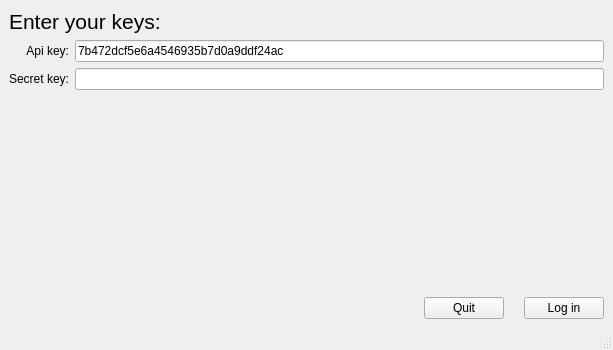
<?xml version="1.0" encoding="UTF-8"?>
<ui version="4.0">
 <class>LogIn</class>
 <widget class="QMainWindow" name="LogIn">
  <property name="geometry">
   <rect>
    <x>0</x>
    <y>0</y>
    <width>613</width>
    <height>350</height>
   </rect>
  </property>
  <property name="windowTitle">
   <string>MainWindow</string>
  </property>
  <widget class="QWidget" name="centralwidget">
   <layout class="QVBoxLayout" name="verticalLayout">
    <item>
     <widget class="QLabel" name="label_3">
      <property name="font">
       <font>
        <pointsize>16</pointsize>
       </font>
      </property>
      <property name="text">
       <string>Enter your keys:</string>
      </property>
     </widget>
    </item>
    <item>
     <layout class="QFormLayout" name="formLayout">
      <property name="labelAlignment">
       <set>Qt::AlignRight|Qt::AlignTrailing|Qt::AlignVCenter</set>
      </property>
      <item row="0" column="0">
       <widget class="QLabel" name="label">
        <property name="text">
         <string>Api key:</string>
        </property>
        <property name="alignment">
         <set>Qt::AlignRight|Qt::AlignTrailing|Qt::AlignVCenter</set>
        </property>
       </widget>
      </item>
      <item row="0" column="1">
       <widget class="QLineEdit" name="lineEditApiKey">
        <property name="text">
         <string>7b472dcf5e6a4546935b7d0a9ddf24ac</string>
        </property>
       </widget>
      </item>
      <item row="1" column="0">
       <widget class="QLabel" name="label_2">
        <property name="text">
         <string>Secret key:</string>
        </property>
        <property name="alignment">
         <set>Qt::AlignRight|Qt::AlignTrailing|Qt::AlignVCenter</set>
        </property>
       </widget>
      </item>
      <item row="1" column="1">
       <widget class="QLineEdit" name="lineEditSecretKey">
        <property name="text">
         <string/>
        </property>
       </widget>
      </item>
     </layout>
    </item>
    <item>
     <spacer name="verticalSpacer">
      <property name="orientation">
       <enum>Qt::Vertical</enum>
      </property>
      <property name="sizeHint" stdset="0">
       <size>
        <width>20</width>
        <height>172</height>
       </size>
      </property>
     </spacer>
    </item>
    <item>
     <layout class="QHBoxLayout" name="horizontalLayout">
      <property name="spacing">
       <number>20</number>
      </property>
      <item>
       <spacer name="horizontalSpacer">
        <property name="orientation">
         <enum>Qt::Horizontal</enum>
        </property>
        <property name="sizeHint" stdset="0">
         <size>
          <width>40</width>
          <height>20</height>
         </size>
        </property>
       </spacer>
      </item>
      <item>
       <widget class="QPushButton" name="pushButton">
        <property name="text">
         <string>Quit</string>
        </property>
       </widget>
      </item>
      <item>
       <widget class="QPushButton" name="pushButtonLogIn">
        <property name="text">
         <string>Log in</string>
        </property>
       </widget>
      </item>
     </layout>
    </item>
   </layout>
  </widget>
  <widget class="QMenuBar" name="menubar">
   <property name="geometry">
    <rect>
     <x>0</x>
     <y>0</y>
     <width>613</width>
     <height>21</height>
    </rect>
   </property>
  </widget>
  <widget class="QStatusBar" name="statusbar"/>
 </widget>
 <resources/>
 <connections/>
</ui>
